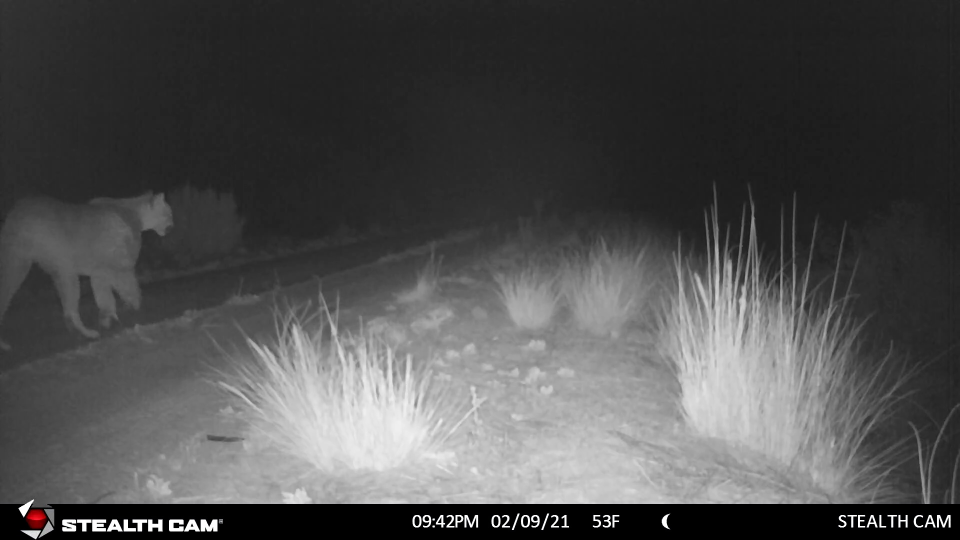
#> input picture examples/Animl-Directory/Frames/African forest 2-9-2021_cougar-39858-0.jpg, 1920 x 1080 px, given in place of F387-1.h264, which was not available (shown at 1/2 size)
$ jupyter execute --allow-errors 'Motion Detection.ipynb'
#> lines starting #> are read from the running program, lines starting #| are printed output that depends on the picture; pictures that were not available may be replaced by others from this repository, and a replacement may not be noted
[cell 1]
import cv2
import numpy as np
from PIL import ImageGrab

[cell 2]
# [51 lines left out: function motion_detector_gist, not called in this run]

[cell 3]
from imutils.video import VideoStream
import argparse
import datetime
import imutils
import time
import cv2
import numpy as np

[cell 4]
positive = "/mnt/projects/PPM/F387-1.h264"
negative = "/mnt/projects/PPM/Monitor_220425_Pi4_124013.h264"

[cell 5]
cap= cv2.VideoCapture(positive)
firstFrame = None
motion = 0

while(cap.isOpened()):

    ret, frame = cap.read()
#> frame is the input picture: shape (1080, 1920, 3); mean B, G, R 78.1, 78.1, 78.2

    if frame is None:
        break

    frame = imutils.resize(frame, width=500)
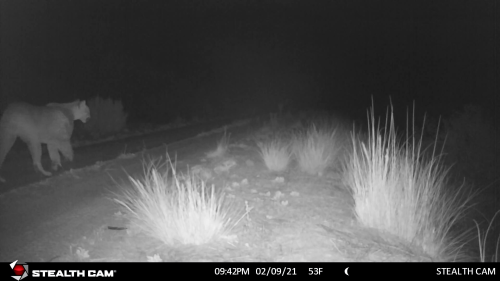
#> frame: shape (281, 500, 3); mean B, G, R 78.1, 78.1, 78.2
    gray = cv2.cvtColor(frame, cv2.COLOR_BGR2GRAY)
    gray = cv2.GaussianBlur(gray, (21, 21), 0)
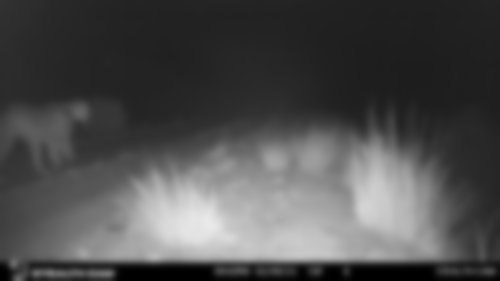
#> gray: shape (281, 500); min 0, max 233, mean 78.1

    if firstFrame is None:
        firstFrame = gray
        continue

    frameDelta = cv2.absdiff(firstFrame, gray)
    thresh = cv2.threshold(frameDelta, 25, 255, cv2.THRESH_BINARY)[1]
    thresh = cv2.dilate(thresh, None, iterations=2)
    motion += np.average(thresh)

    cv2.imshow('frame',thresh)
    cv2.imshow('frame',thresh)
    if cv2.waitKey(1) & 0xFF == ord('q'):
        break

cap.release()
cv2.destroyAllWindows()
print(motion)

$ run again, on examples/Animl-Directory/Frames/African forest 2-9-2021_cougar-39858-200.jpg
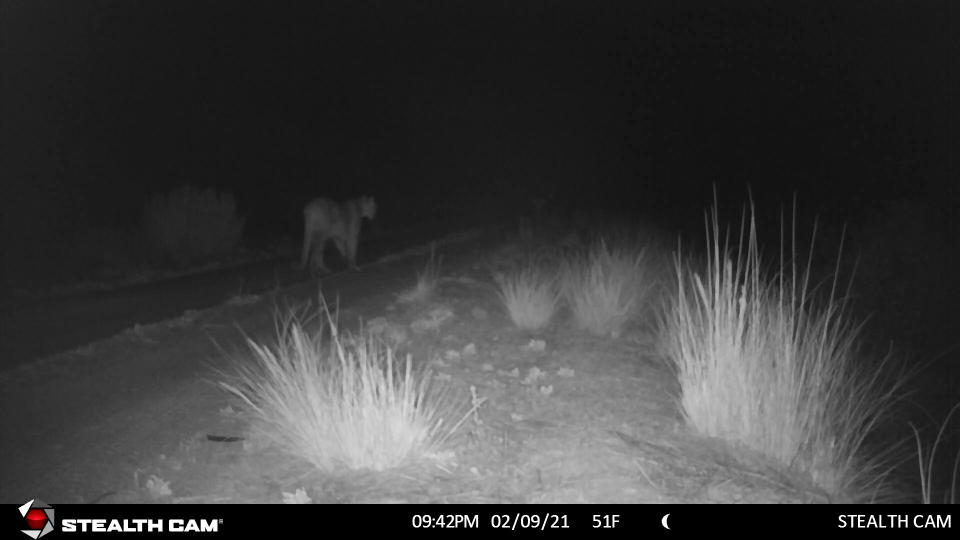
#> input picture examples/Animl-Directory/Frames/African forest 2-9-2021_cougar-39858-200.jpg, 1920 x 1080 px, given in place of F387-1.h264, which was not available (shown at 1/2 size)
#> frame is the input picture: shape (1080, 1920, 3); mean B, G, R 59, 59, 59.1
#> `frame = imutils.resize(frame, width=500)`:
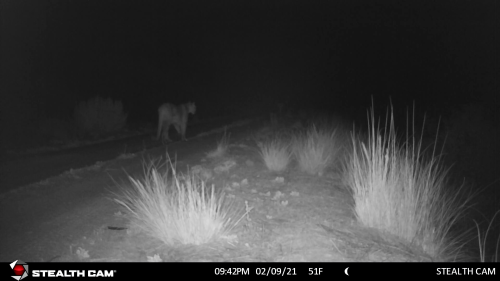
#> frame: shape (281, 500, 3); mean B, G, R 59, 59, 59.1
#> `gray = cv2.GaussianBlur(gray, (21, 21), 0)`:
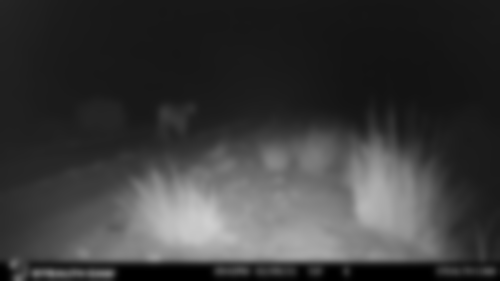
#> gray: shape (281, 500); min 0, max 207, mean 59

$ run again, on examples/Animl-Directory/Frames/IMG_0006_coyote-51472-0.jpg
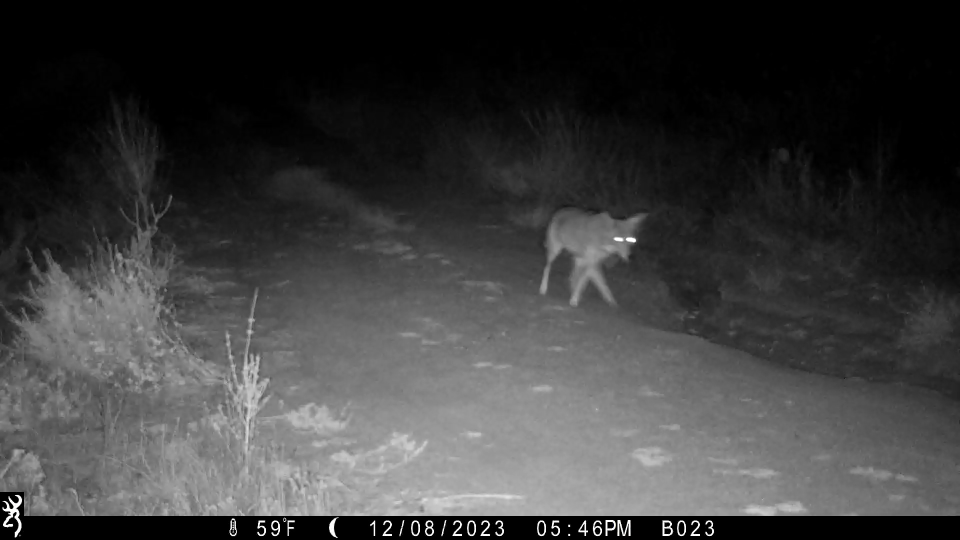
#> input picture examples/Animl-Directory/Frames/IMG_0006_coyote-51472-0.jpg, 1920 x 1080 px, given in place of F387-1.h264, which was not available (shown at 1/2 size)
#> frame is the input picture: shape (1080, 1920, 3); mean B, G, R 60.2, 60.2, 60.2
#> `frame = imutils.resize(frame, width=500)`:
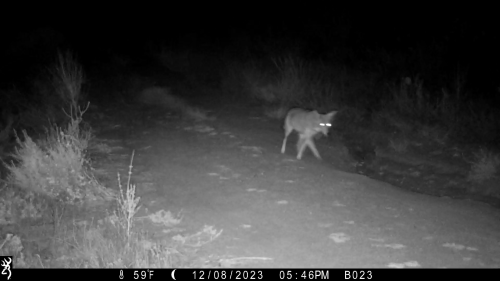
#> frame: shape (281, 500, 3); mean B, G, R 60.2, 60.2, 60.2
#> `gray = cv2.GaussianBlur(gray, (21, 21), 0)`:
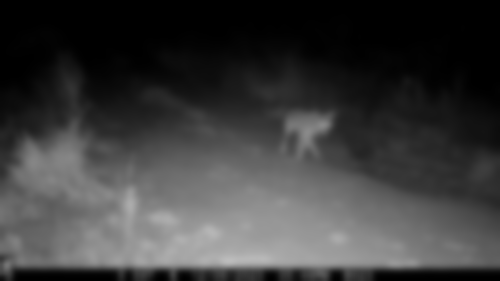
#> gray: shape (281, 500); min 0, max 188, mean 60.2
